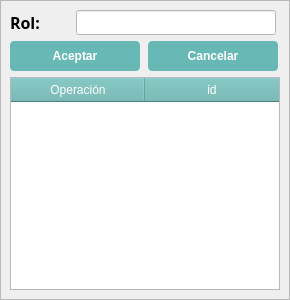
<?xml version="1.0" encoding="UTF-8"?>
<ui version="4.0">
 <class>Dialog</class>
 <widget class="QDialog" name="Dialog">
  <property name="geometry">
   <rect>
    <x>0</x>
    <y>0</y>
    <width>290</width>
    <height>300</height>
   </rect>
  </property>
  <property name="minimumSize">
   <size>
    <width>290</width>
    <height>300</height>
   </size>
  </property>
  <property name="maximumSize">
   <size>
    <width>290</width>
    <height>300</height>
   </size>
  </property>
  <property name="windowTitle">
   <string>Nuevo Rol</string>
  </property>
  <layout class="QGridLayout" name="gridLayout">
   <property name="leftMargin">
    <number>0</number>
   </property>
   <property name="topMargin">
    <number>0</number>
   </property>
   <property name="rightMargin">
    <number>0</number>
   </property>
   <property name="bottomMargin">
    <number>0</number>
   </property>
   <property name="spacing">
    <number>0</number>
   </property>
   <item row="0" column="0">
    <widget class="QScrollArea" name="scrollArea">
     <property name="minimumSize">
      <size>
       <width>290</width>
       <height>300</height>
      </size>
     </property>
     <property name="maximumSize">
      <size>
       <width>290</width>
       <height>300</height>
      </size>
     </property>
     <property name="styleSheet">
      <string notr="true">QPushButton{
background-color: rgb(104, 185, 181);
color : rgb(255,255,255);
border-radius : 4px;
}
QPushButton::hover{
background: rgb(188, 228, 226);
color : rgb(255,255,255);
border-radius : 4px;
}
QPushButton:disabled {
background : rgb(42, 124, 120);
}
QHeaderView::section
{
background-color: rgb(104, 185, 181);
color : rgb(255,255,255 );
text-align: right;
font-size:12px;
height:24px
}
</string>
     </property>
     <property name="widgetResizable">
      <bool>true</bool>
     </property>
     <widget class="QWidget" name="scrollAreaWidgetContents">
      <property name="geometry">
       <rect>
        <x>0</x>
        <y>0</y>
        <width>288</width>
        <height>298</height>
       </rect>
      </property>
      <layout class="QGridLayout" name="gridLayout_2">
       <item row="1" column="0" colspan="2">
        <widget class="QPushButton" name="btnAceptar">
         <property name="minimumSize">
          <size>
           <width>130</width>
           <height>30</height>
          </size>
         </property>
         <property name="maximumSize">
          <size>
           <width>130</width>
           <height>30</height>
          </size>
         </property>
         <property name="font">
          <font>
           <weight>75</weight>
           <bold>true</bold>
          </font>
         </property>
         <property name="text">
          <string>Aceptar</string>
         </property>
        </widget>
       </item>
       <item row="0" column="0">
        <widget class="QLabel" name="label_5">
         <property name="minimumSize">
          <size>
           <width>60</width>
           <height>0</height>
          </size>
         </property>
         <property name="maximumSize">
          <size>
           <width>50</width>
           <height>25</height>
          </size>
         </property>
         <property name="font">
          <font>
           <family>Century Gothic</family>
           <pointsize>12</pointsize>
           <weight>75</weight>
           <bold>true</bold>
          </font>
         </property>
         <property name="text">
          <string>&lt;html&gt;&lt;head/&gt;&lt;body&gt;&lt;p&gt;Rol:&lt;/p&gt;&lt;/body&gt;&lt;/html&gt;</string>
         </property>
        </widget>
       </item>
       <item row="1" column="2" colspan="2">
        <widget class="QPushButton" name="btnCancelar">
         <property name="minimumSize">
          <size>
           <width>130</width>
           <height>30</height>
          </size>
         </property>
         <property name="maximumSize">
          <size>
           <width>130</width>
           <height>30</height>
          </size>
         </property>
         <property name="font">
          <font>
           <weight>75</weight>
           <bold>true</bold>
          </font>
         </property>
         <property name="text">
          <string>Cancelar</string>
         </property>
        </widget>
       </item>
       <item row="0" column="1" colspan="3">
        <widget class="QLineEdit" name="leRol">
         <property name="minimumSize">
          <size>
           <width>0</width>
           <height>25</height>
          </size>
         </property>
         <property name="maximumSize">
          <size>
           <width>200</width>
           <height>25</height>
          </size>
         </property>
         <property name="font">
          <font>
           <family>Century Gothic</family>
           <pointsize>12</pointsize>
           <weight>75</weight>
           <bold>true</bold>
          </font>
         </property>
         <property name="styleSheet">
          <string notr="true">background : rgb(255,255,255)</string>
         </property>
         <property name="maxLength">
          <number>50</number>
         </property>
        </widget>
       </item>
       <item row="2" column="0" colspan="4">
        <widget class="QTableWidget" name="twDefinir">
         <property name="autoScrollMargin">
          <number>16</number>
         </property>
         <property name="columnCount">
          <number>2</number>
         </property>
         <attribute name="horizontalHeaderDefaultSectionSize">
          <number>134</number>
         </attribute>
         <column>
          <property name="text">
           <string>Operación</string>
          </property>
         </column>
         <column>
          <property name="text">
           <string>id</string>
          </property>
         </column>
        </widget>
       </item>
      </layout>
     </widget>
    </widget>
   </item>
  </layout>
 </widget>
 <tabstops>
  <tabstop>leRol</tabstop>
  <tabstop>btnAceptar</tabstop>
  <tabstop>btnCancelar</tabstop>
  <tabstop>scrollArea</tabstop>
 </tabstops>
 <resources/>
 <connections/>
</ui>
